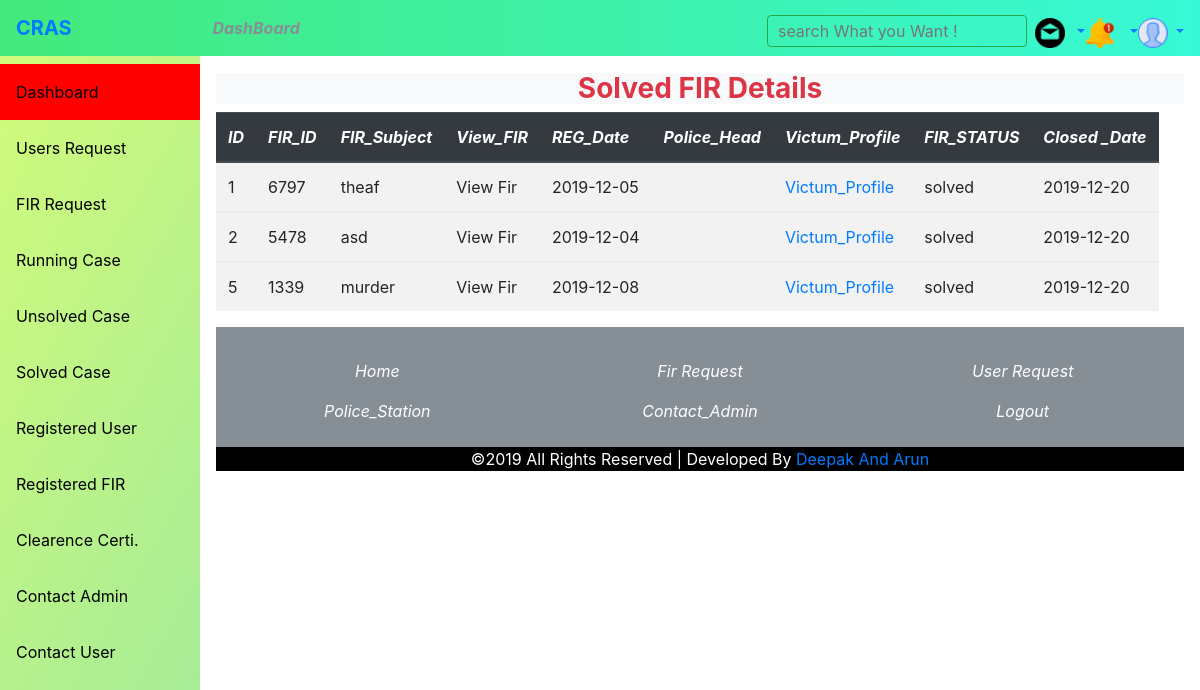
/sub-admin/subadmin_dashboard.php?option=solved_case (signed in), run on the app's committed database.
### tables this page shows
CREATE TABLE `complaint` (
  `id` int(10) NOT NULL,
  `submitted_by` varchar(20) NOT NULL,
  `identity_no` varchar(17) NOT NULL,
  `police_station` varchar(17) NOT NULL,
  `police_ward` varchar(17) NOT NULL,
  `other_policestation` varchar(27) NOT NULL,
  `fir_id` int(7) NOT NULL,
  `victum_email` varchar(27) NOT NULL,
  `phone` varchar(14) NOT NULL,
  `crime_type` varchar(27) NOT NULL,
  `crime_details` varchar(200) NOT NULL,
  `incident_date` varchar(60) NOT NULL,
  `incident_time` varchar(17) NOT NULL,
  `incident_place` varchar(17) NOT NULL,
  `accused_name` varchar(27) NOT NULL,
  `witness_name` varchar(47) NOT NULL,
  `witness_address` varchar(47) NOT NULL,
  `fir_status` varchar(10) NOT NULL,
  `firsubmit_date` varchar(60) NOT NULL
);

### sub-admin/solved_case.php (the view, shortened to what this page needs)
<?php
  $subadmin_batchno=$_SESSION['subadmin_batchno'];
$link = mysqli_connect("localhost", "root", "", "ocras");
$sql = "SELECT * FROM complaint where fir_status='solved'";
if ($res = mysqli_query($link, $sql)) {
    if (mysqli_num_rows($res) > 0) { ?>
  <h3 class="text-capitalize text-center bg-light text-danger font-weight-bold">Solved FIR Details</h3>
    <link rel="stylesheet" type="text/css" href="bootstrap/css/bootstrap.min.css">
  <link rel="stylesheet" type="text/css" href="bootstrap/css/bootstrap.css">
  <table class="table table-striped table-hover table-responsive">
            <thead class="thead-dark bg-dark text-white font-italic">
              <tr>
                <th>ID</th>
                <th>FIR_ID</th>
                <th>FIR_Subject</th>
                <th>View_FIR</th>
                <th>REG_Date</th>
                <th>Police_Head</th>
                <th>Victum_Profile</th>
                <th>FIR_STATUS</th>
                <th>Closed _Date</th>
              </tr>
            </thead>
            <?php
            while ($row = mysqli_fetch_array($res)) { ?>
            <tbody>
            <tr>
              <td><?php echo $row['id']; ?></td>
              <td><?php echo $row['fir_id']; ?></td>
              <td><?php echo $row['crime_type']; ?></td>
              <td>View Fir</td>
              <td ><?php echo $row['firsubmit_date']; ?></td>
              <td><?php echo $subadmin_batchno; ?></td>
              <td><a href="#">Victum_Profile</a></td>
              <td><?php echo $row['fir_status']; ?></td>
              <td >2019-12-20</td>
            </tr>
          </tbody>
          <?php } ?>
          </table>
 <?php
    }
}
?>
</body>
</html>

### sub-admin/subadmin_dashboard.php (shortened to what this page needs)
<?php
    $conn=mysqli_connect("localhost","root","",'ocras');
        $subadmin_batchno=$_SESSION['subadmin_batchno'];
        $result1=mysqli_query($conn,"SELECT first_name, last_name FROM subadmin_details where batch_no='$subadmin_batchno' ");
        $q2=mysqli_fetch_assoc($result1);
        $first_name=$_SESSION['first_name']=$q2['first_name'];
?>
<!DOCTYPE html>
<html>
<head>
<link rel="stylesheet" href="https://stackpath.bootstrapcdn.com/bootstrap/4.3.1/css/bootstrap.min.css">
</head>
<body>
<div class="sidebar">
  <a  href="#"></a>
  <a  href="#"></a>
  <a href="subadmin_dashboard.php" style="text-decoration: none;background-color: red;">Dashboard</a>
  <a href="subadmin_dashboard.php?option=users_request" style="text-decoration: none;">Users Request</a>
  <a href="subadmin_dashboard.php?option=requested_fir" style="text-decoration: none;">FIR  Request </a>
    <a  href="subadmin_dashboard.php?option=running_case" style="text-decoration: none;">Running Case</a>
    <a href="subadmin_dashboard.php?option=unsolved_case" style="text-decoration: none;">Unsolved Case</a>
     <a  href="subadmin_dashboard.php?option=solved_case" style="text-decoration: none;">Solved Case</a>
<a href="subadmin_dashboard.php?option=registered_user" style="text-decoration: none;">Registered User</a>
  <a href="subadmin_dashboard.php?option=registered_fir" style="text-decoration: none;">Registered FIR</a>
  <a href="subadmin_dashboard.php?option=clearence_certi" style="text-decoration: none;">Clearence Certi.</a>
  <a href="subadmin_dashboard.php?option=contact_admin" style="text-decoration: none;">Contact Admin</a>
  <a href="subadmin_dashboard.php?option=contact_user" style="text-decoration: none;">Contact User</a>
</div>
   <nav class="navbar navbar-expand-md navbar-darktop fixed-top " style="background-image: linear-gradient(to right, #43e97b 0%, #38f9d7 100%);color: black;font-weight: bold;">
        <a class="navbar-brand" href="#">CRAS</a>
        <div class="collapse navbar-collapse" id="navbarCollapse">
          <ul class="navbar-nav mr-auto">
            <li class="nav-item active">
              <a class="nav-link" href="#" class="text-secondary"><span class="text-secondary">DashBoard</span></a>
            </li>
          </ul>
          <ul class="navbar-nav text-justify">
               <li class="nav-item">
                <form action="" method="POST">
                  <input type="text" name="search" placeholder=" search What you Want !" class="text-justify btn btn-outline-success" style="padding: 5px;margin-top: 6px;
                  ">
                </form>
               </li>&nbsp;&nbsp;
            <li class="dropdown" style="margin-top:9px;">
              <a class="dropdown-toggle" role="button" data-toggle="dropdown" href="#" style="text-decoration: none;">
              <img src="img/email.png" style="height: 30px;width: 30px;">&nbsp;&nbsp;</a>
             </li>
             <li class="dropdown" style="margin-top:9px;">
              <a class="dropdown-toggle" role="button" data-toggle="dropdown" href="#" style="text-decoration: none;">
              <img src="img/notification.png" style="height: 30px;width: 30px;">&nbsp;&nbsp; </a>
             </li>
           <li class="dropdown" style="margin-top:9px;">
            <a class="dropdown-toggle" role="button" data-toggle="dropdown" href="#" style="text-decoration: none;">
            <img src="img/user.png" style="height: 30px;width: 30px;">&nbsp;<?php echo $first_name ;?></a>
          </li>
          </ul>
        </div>
      </nav>
      <br><br><br>
  <div class="content">
        <?php
    @$opt=$_GET['option'];
    if($opt!="")
    {
      if($opt=="users_request")
      {
      include('users_request.php');
      }
      else if($opt=="requested_fir")
      {
      include('requested_fir.php');
      }
      else if($opt=="running_case")
      {
      include('running_case.php');
      }
      else if($opt=="unsolved_case")
      {
      include('unsolved_case.php');
      }
      else if($opt=="solved_case")
      {
      include('solved_case.php');
      }
    }
    else
    {
      include 'subadmin_main.php';
    }
    ?>
 <footer style="clear: both;" class="badge-secondary "><br>
      <div class="container">
        <div class="row text-center custom-list">
          <div class="col-sm-4">
            <ul class="list-unstyled">
            <li><a href="subadmin_dashboard.php" class="nav-link">Home</a></li>
            <li ><a href="police_station.php" class="nav-link">Police_Station</a></li>
          </ul>
          </div>
          <div class="col-sm-4">
            <ul class="list-unstyled">
              <li><a href="subadmin_dashboard.php?option=requested_fir" class="nav-link">Fir Request</a></li>
               <li><a href="subadmin_dashboard.php?option=contact_admin" class="nav-link">Contact_Admin</a></li>
            </ul>
          </div>
          <div class="col-sm-4">
            <ul class="list-unstyled">
              <li><a href="subadmin_dashboard.php?option=users_request" class="nav-link">User Request</a></li>
              <li><a href="subadmin_logout.php" class="nav-link">Logout</a></li>
            </ul>
          </div>
        </div>
      </div>
      <div class="footer-copyright text-center text-white" style="background-color: black;">
            <p >&copy;2019 All Rights Reserved | Developed By <span class="text-primary">Deepak And Arun </span></p>
          </div>
    </footer>
</body>
</html>

### sub-admin/subadmin_dashboard.php (style rules this page uses)
body { margin: 0; font-family: "Lato", sans-serif; }
.sidebar { margin: 0; padding: 0; width: 200px; background-image: linear-gradient(120deg, #d4fc79 0%, #96e6a1 100%); position: fixed; height: 100%; overflow: auto; }
.sidebar a { display: block; color: black; padding: 16px; text-decoration: none; }
div.content { margin-left: 200px; padding: 1px 16px; height: 1000px; }
.nav-link { color: white;font-style: italic; }

### data on the page
complaint: id "1", fir "6797", crime_type "theaf", firsubmit_date "2019-12-05", fir_status "solved"
complaint: id "2", fir "5478", crime_type "asd", firsubmit_date "2019-12-04", fir_status "solved"
complaint: id "5", fir "1339", crime_type "murder", firsubmit_date "2019-12-08", fir_status "solved"
